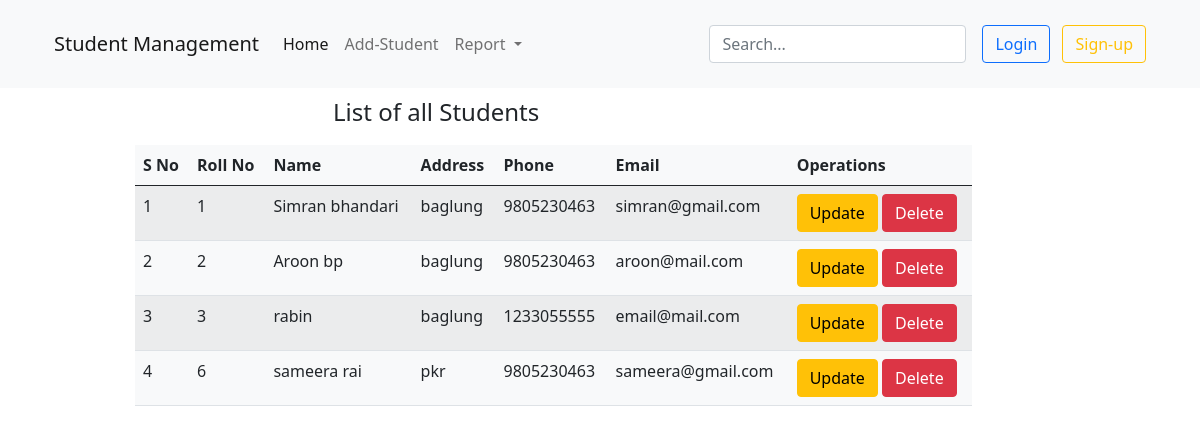
The app's page /student/, older data.
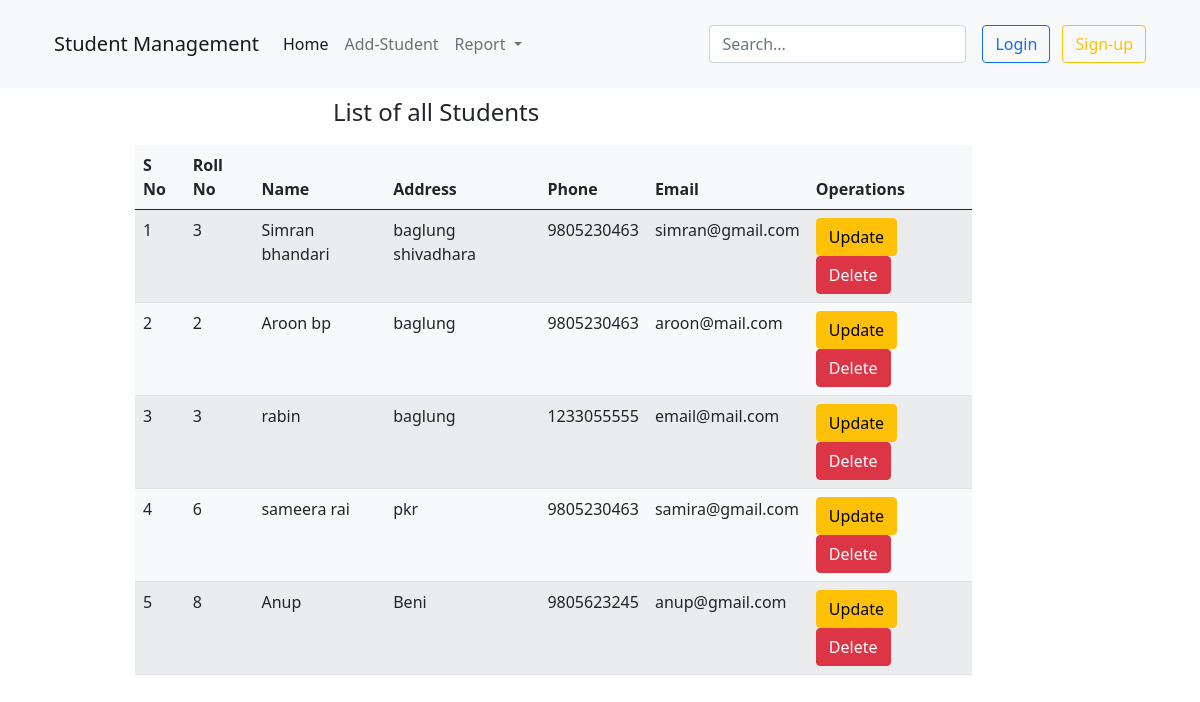
The same page, newer data.
### student/models.py (models this page shows)
class Student(models.Model):
    roll=models.CharField(max_length=5)
    name=models.CharField(max_length=255)
    address=models.CharField(max_length=150)
    email=models.EmailField(max_length=50)
    phone=models.CharField(max_length= 15)

### student/views.py (the view)
# urls.py: path('', include('student.urls'))
def student(request):
    std = Student.objects.all()
    return render(request, "student/index.html", {'std' : std})

### templates/student/index.html (shortened to what this page needs)
{% extends 'main-content.html'%}
  {% block content %}
  <div class="container" >
    <div class="row col-sm-3 offset-md-3" style="margin-top: 10px">
        <h4> List of all Students </h4>
    </div>
    <div class="row col-sm-9 offset-md-1" style="margin-top: 10px" >
      <table id="example" class="table table-striped bg-light" style="width:100%">
        <thead>
            <tr>
                <th>S No</th>
                <th>Roll No</th>
                <th>Name</th>
                <th>Address</th>
                <th>Phone</th>
                <th>Email</th>
                <th>Operations </th>
            </tr>
        </thead>
        <tbody>
          {% for s in std %}
            <tr>
                <td> {{ forloop.counter }}</td>
                <td> {{ s.roll }} </td>
                <td> {{ s.name }} </td>
                <td> {{ s.address }} </td>
                <td> {{ s.phone }} </td>
                <td>{{ s.email }} </td>
                <td>
                  <a class ="btn btn-warning" href="/student/update-student/{{s.id}}"> Update </a>
                  <a class ="btn btn-danger" href="/student/delete-student/{{s.id}}"> Delete </a>
                </td>
            </tr>
            {% endfor %}
        </tbody>
    </table>
    </div>
  </div>
  {% endblock %}

### templates/main-content.html (shortened to what this page needs)
{% include 'header.html' %}
    {% block content %}{% endblock %}
{% include 'footer.html' %}

### templates/header.html (shortened to what this page needs)
{% load static %}
<!doctype html>
<html lang="en">
  <head>
    <link href="https://cdn.jsdelivr.net/npm/bootstrap@5.0.2/dist/css/bootstrap.min.css" rel="stylesheet">
    <link href="https://cdn.datatables.net/v/bs5/dt-1.13.4/datatables.min.css" rel="stylesheet"/>
    <link href="{% static "css/style.css" %}" rel="stylesheet"/>
  </head>
  <body>
    <header class="p-3 bg-light text-white">
      <div class="container">
          <nav class="navbar navbar-expand-lg navbar-light bg-light">
            <div class="container-fluid">
              <a class="navbar-brand" href="#">Student Management </a>
              <div class="collapse navbar-collapse" id="navbarSupportedContent">
                <ul class="navbar-nav me-auto mb-2 mb-lg-0">
                  <li class="nav-item">
                    <a class="nav-link active" aria-current="page" href="/student/">Home</a>
                  </li>
                  <li class="nav-item">
                    <a class="nav-link" href="/student/create">Add-Student</a>
                  </li>
                  <li class="nav-item dropdown">
                    <a class="nav-link dropdown-toggle" href="#" id="navbarDropdown" role="button" data-bs-toggle="dropdown" aria-expanded="false">
                      Report
                    </a>
                  </li>
                </ul>
                <form class="col-12 col-lg-auto mb-3 mb-lg-0 me-lg-3">
                  <input type="search" class="form-control form-control-dark" placeholder="Search..." aria-label="Search">
                </form>
                <div class="text-end">
                  <button type="button" class="btn btn-outline-primary me-2">Login</button>
                  <button type="button" class="btn btn-outline-warning">Sign-up</button>
                </div>
              </div>
            </div>
        </nav>
      </div>
    </header>

### templates/footer.html (shortened to what this page needs)
  </body>
</html>

Row changes from the older to the newer data that the page shows:
changed Student "Simran bhandari": roll "1" → "3"; address "baglung" → "baglung shivadhara"
changed Student "sameera rai": email "sameera@gmail.com" → "samira@gmail.com"
added Student: roll "8", name "Anup", address "Beni", phone "9805623245", email "anup@gmail.com"
